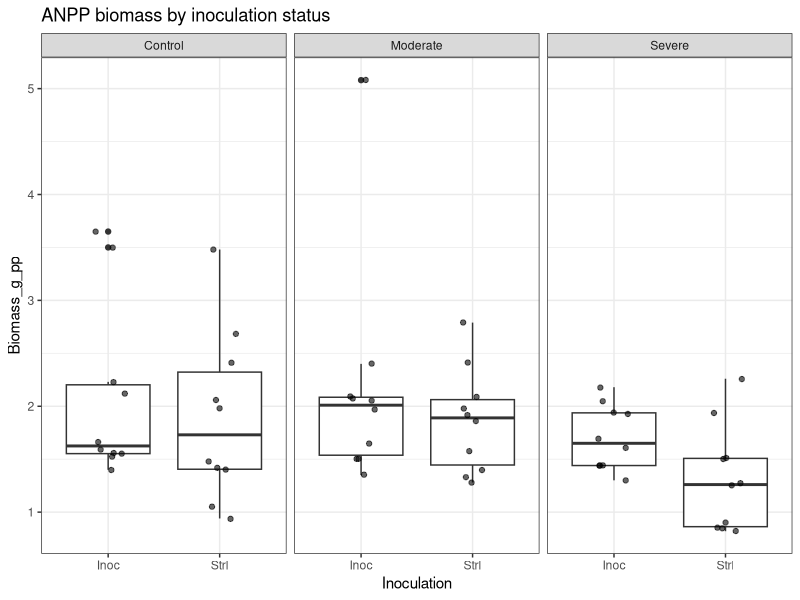
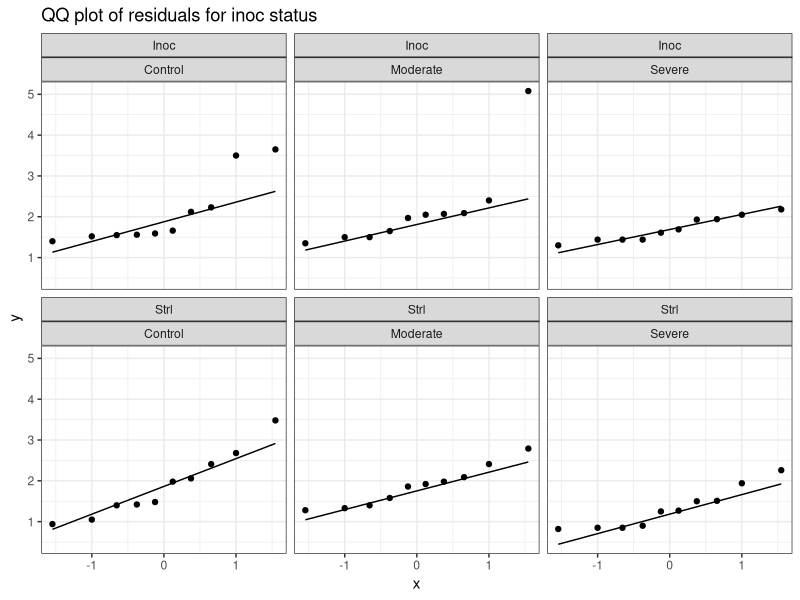

Write R code to recreate these figures, in order. (Note: this script raises an error after producing the figures.)
## ---- chunk 1
knitr::opts_chunk$set(echo = TRUE)
## ---- chunk 2

library(tidyverse)
library(broom)
library(knitr)
## ---- chunk 3
# Loading in data to explore
ANPP <- read.csv("../Biomass/ANPP_Wheat_Weights.csv")

ANPP <- ANPP %>%
  mutate(
    Inoculation = factor(Inoculation),
    Polyculture = factor(Polyculture),
    Group = interaction(Inoculation, Polyculture, sep = "_")
  )

## ---- chunk 4
# Check of distributions
ggplot(ANPP, aes(x = Inoculation, y = Biomass_g_pp)) +
  geom_boxplot() +
  geom_jitter(width = 0.15, alpha = 0.6) +
  facet_wrap(~ Water) +
  theme_bw() +
  ggtitle("ANPP biomass by inoculation status")

# Q–Q plots of residuals
ggplot(ANPP, aes(sample = Biomass_g_pp)) +
  stat_qq() +
  stat_qq_line() +
  facet_wrap(~ Inoculation + Water) +
  theme_bw() +
  ggtitle("QQ plot of residuals for inoc status")

## ---- chunk 5

# Load + clean
ANPP <- ANPP %>%
  mutate(
    Inoculation = factor(Inoculation, levels = c("Strl", "Inoc")),
    Polyculture = factor(Polyculture, levels = c("Mono", "Inter")),
    Water = factor(Water, levels = c("Control", "Moderate", "Severe"))
  ) %>%
  filter(!is.na(Biomass_g_pp))

# Descriptive statistics
desc_stats <- function(x) {
  tibble(
    n      = sum(!is.na(x)),
    mean   = mean(x, na.rm = TRUE),
    sd     = sd(x, na.rm = TRUE),
    se     = sd(x, na.rm = TRUE) / sqrt(sum(!is.na(x))),
    median = median(x, na.rm = TRUE),
    q25    = quantile(x, 0.25, na.rm = TRUE, names = FALSE),
    q75    = quantile(x, 0.75, na.rm = TRUE, names = FALSE),
    iqr    = IQR(x, na.rm = TRUE),
    min    = min(x, na.rm = TRUE),
    max    = max(x, na.rm = TRUE)
  )
}

# Each of the 4 treatments within each Water level
summary_4treat_by_water <- ANPP %>%
  group_by(Water, Inoculation, Polyculture) %>%
  summarise(desc_stats(Biomass_g_pp), .groups = "drop")

# Inoculation only (fold inter/mono together), within each Water
summary_inoc_by_water <- ANPP %>%
  group_by(Water, Inoculation) %>%
  summarise(desc_stats(Biomass_g_pp), .groups = "drop")

# Polyculture only (fold inoc/strl together), within each Water
summary_poly_by_water <- ANPP %>%
  group_by(Water, Polyculture) %>%
  summarise(desc_stats(Biomass_g_pp), .groups = "drop")

# Oerall summaries across Water (all data)
summary_4treat_overall <- ANPP %>%
  group_by(Inoculation, Polyculture) %>%
  summarise(desc_stats(Biomass_g_pp), .groups = "drop")

summary_inoc_overall <- ANPP %>%
  group_by(Inoculation) %>%
  summarise(desc_stats(Biomass_g_pp), .groups = "drop")

summary_poly_overall <- ANPP %>%
  group_by(Polyculture) %>%
  summarise(desc_stats(Biomass_g_pp), .groups = "drop")


# Looking at them as tables
summary_4treat_by_water
summary_inoc_by_water
summary_poly_by_water

# Saving these as csvs

write.csv(summary_4treat_by_water,
          file.path(("../Biomass/ANPP"), "summary_4treat_by_water.csv"),
          row.names = FALSE)

write.csv(summary_inoc_by_water,
          file.path(("../Biomass/ANPP"), "summary_inoc_by_water.csv"),
          row.names = FALSE)

write.csv(summary_poly_by_water,
          file.path(("../Biomass/ANPP"), "summary_poly_by_water.csv"),
          row.names = FALSE)

write.csv(summary_4treat_overall,
          file.path(("../Biomass/ANPP"), "summary_4treat_overall.csv"),
          row.names = FALSE)

write.csv(summary_inoc_overall,
          file.path(("../Biomass/ANPP"), "summary_inoc_overall.csv"),
          row.names = FALSE)

write.csv(summary_poly_overall,
          file.path(("../Biomass/ANPP"), "summary_poly_overall.csv"),
          row.names = FALSE)


## ---- chunk 6
# These statistics were Chat GPT and should be verified

# P-VALUES: Simple comparisons within each Water ----
# Welch t-tests are robust to unequal variances (default in t.test)

# a) Inoculation effect within each Water (folding Polyculture)
ttest_inoc_within_water <- ANPP %>%
  group_by(Water) %>%
  do(tidy(t.test(Biomass_g_pp ~ Inoculation, data = .))) %>%
  ungroup() %>%
  select(Water, estimate1, estimate2, statistic, p.value, conf.low, conf.high, method)

# b) Polyculture effect within each Water (folding Inoculation)
ttest_poly_within_water <- ANPP %>%
  group_by(Water) %>%
  do(tidy(t.test(Biomass_g_pp ~ Polyculture, data = .))) %>%
  ungroup() %>%
  select(Water, estimate1, estimate2, statistic, p.value, conf.low, conf.high, method)

# ---- 3-way factorial model (lets you test interactions) ----
# If your data are fairly normal-ish, this is a strong default.
fit_aov <- aov(Biomass_g_pp ~ Inoculation * Polyculture * Water, data = ANPP)
aov_table <- broom::tidy(fit_aov)

# ---- Optional: Nonparametric alternatives (in case assumptions are shaky) ----
# Wilcoxon rank-sum within each Water for Inoculation / Polyculture
wilcox_inoc_within_water <- ANPP %>%
  group_by(Water) %>%
  do(tidy(wilcox.test(Biomass_g_pp ~ Inoculation, data = ., exact = FALSE))) %>%
  ungroup() %>%
  select(Water, statistic, p.value, method)

wilcox_poly_within_water <- ANPP %>%
  group_by(Water) %>%
  do(tidy(wilcox.test(Biomass_g_pp ~ Polyculture, data = ., exact = FALSE))) %>%
  ungroup() %>%
  select(Water, statistic, p.value, method)

# Print these

ttest_inoc_within_water
ttest_poly_within_water

aov_table

# Saving as CSV

write.csv(ttest_inoc_within_water,
          file.path(("../Biomass/ANPP/Stats"), "ttest_inoc_within_water.csv"),
          row.names = FALSE)

write.csv(ttest_poly_within_water,
          file.path(("../Biomass/ANPP/Stats"), "ttest_poly_within_water.csv"),
          row.names = FALSE)

write.csv(aov_table,
          file.path(("../Biomass/ANPP/Stats"), "anova_3way_table.csv"),
          row.names = FALSE)

write.csv(wilcox_inoc_within_water,
          file.path(("../Biomass/ANPP/Stats"), "wilcox_inoc_within_water.csv"),
          row.names = FALSE)

write.csv(wilcox_poly_within_water,
          file.path(("../Biomass/ANPP/Stats"), "wilcox_poly_within_water.csv"),
          row.names = FALSE)


## ---- chunk 7

an1 <- aov(Biomass_g_pp~Polyculture+Inoculation+Water, data= ANPP)
summary(an1)

an2 <- aov(Biomass_g_pp~Polyculture*Inoculation*Water, data= ANPP)
summary(an2)

lm2 <- lm(Biomass_g_pp~Polyculture*Inoculation*Water, data= ANPP)
summary(lm2)

